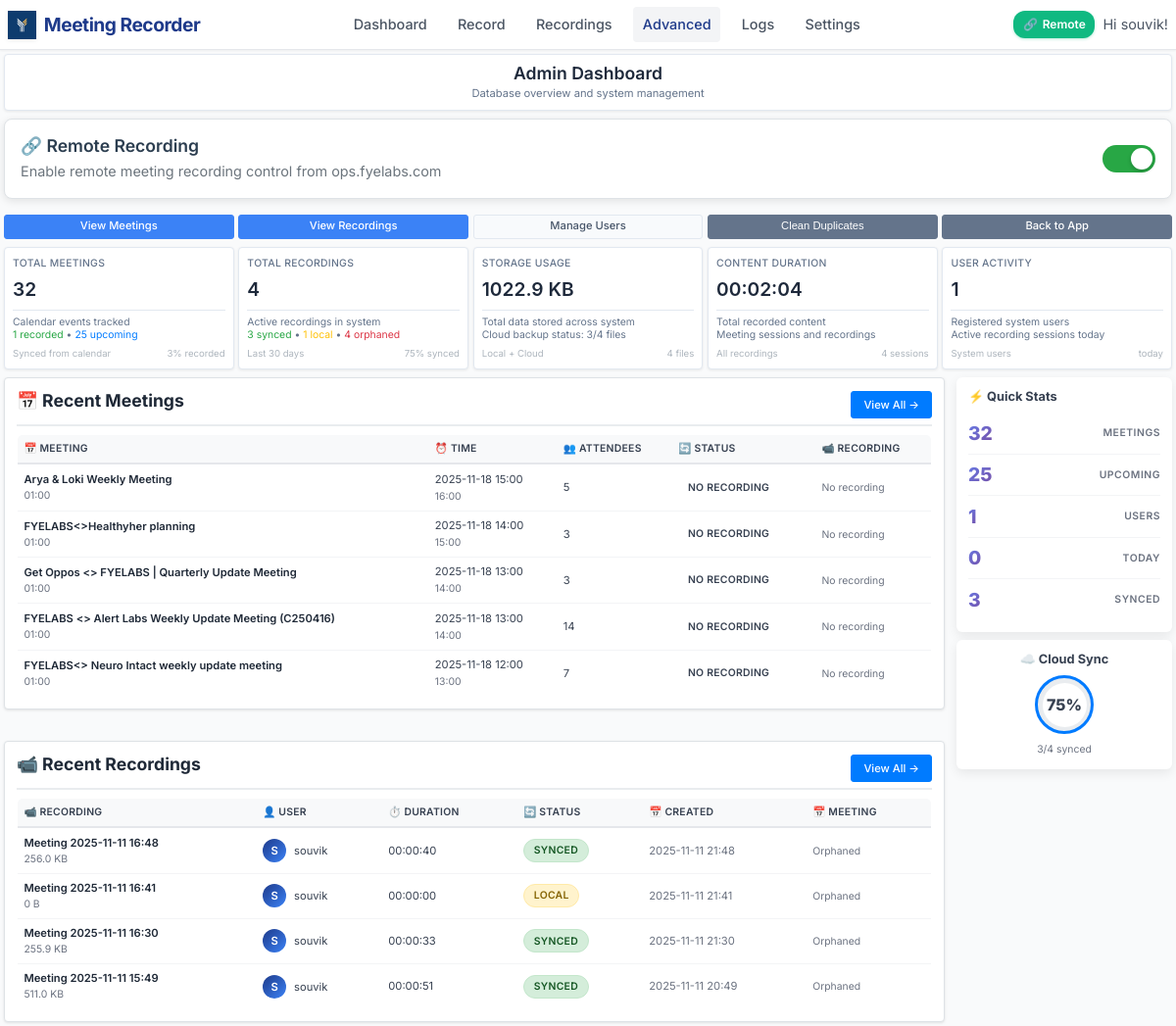
Page /admin (signed in) on the earlier database version.
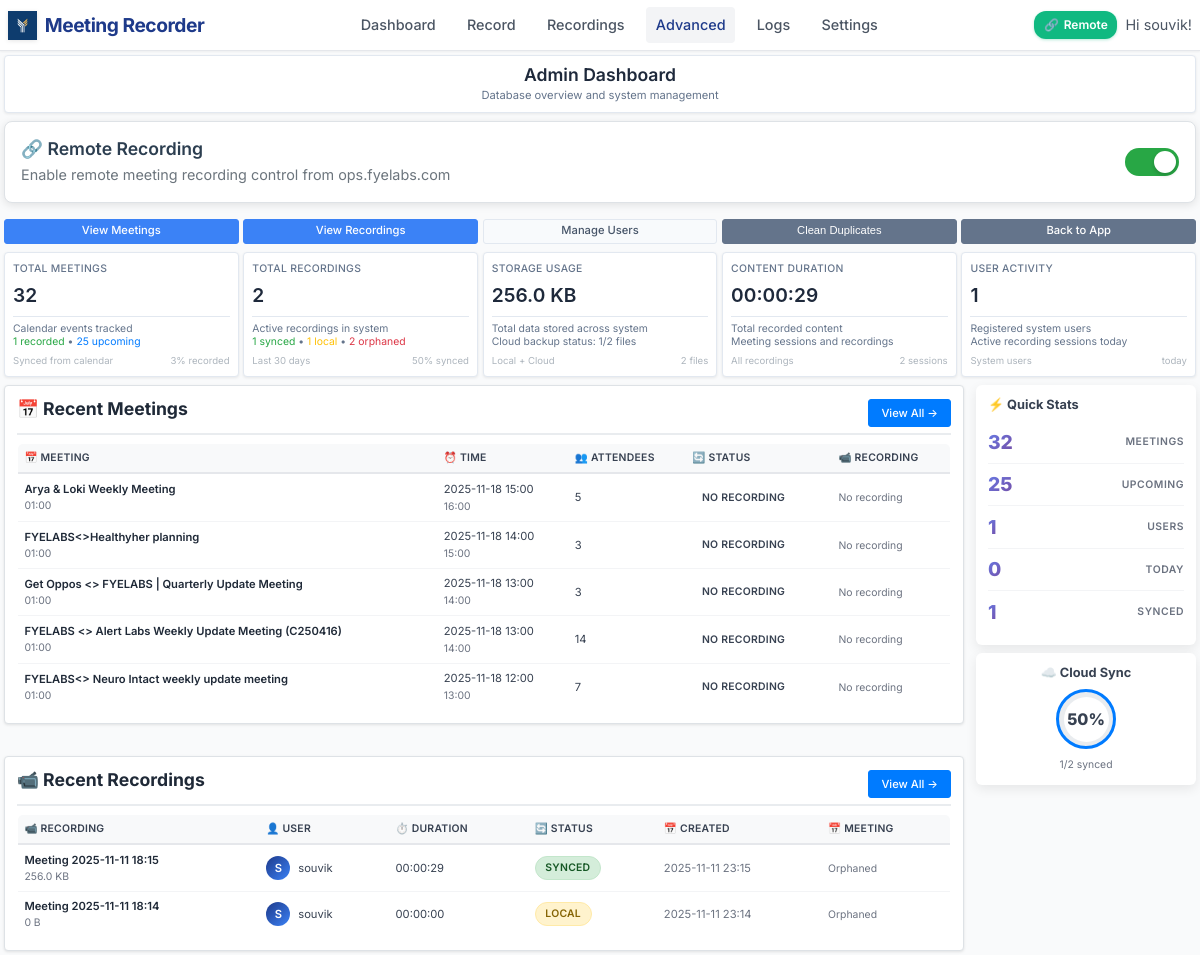
Same page on the later database version.
### models.py (models this page shows, shortened)
class Meeting(db.Model):
    id = db.Column(db.Integer, primary_key=True)
    calendar_event_id = db.Column(db.String(255))  # Original calendar event ID
    subject = db.Column(db.String(500), nullable=False)
    description = db.Column(db.Text)
    location = db.Column(db.String(500))
    web_link = db.Column(db.String(1000))  # Teams meeting link
    start_time = db.Column(db.DateTime, nullable=False)
    end_time = db.Column(db.DateTime, nullable=False)
    duration_minutes = db.Column(db.Integer)
    is_all_day = db.Column(db.Boolean, default=False)
    organizer = db.Column(db.String(255))
    required_attendees = db.Column(db.Text)  # JSON list of email addresses
    optional_attendees = db.Column(db.Text)  # JSON list of email addresses
    attendee_count = db.Column(db.Integer, default=0)
    meeting_type = db.Column(db.String(50), default='teams')  # teams, phone, in-person, other
    is_teams_meeting = db.Column(db.Boolean, default=False)
    is_recurring = db.Column(db.Boolean, default=False)
    recording_status = db.Column(db.String(50), default='none')  # none, scheduled, recorded_local, recorded_synced, excluded
    recording_id = db.Column(db.Integer, db.ForeignKey('recording.id'), nullable=True)  # One-to-one relationship
    recording = db.relationship('Recording', backref=db.backref('meeting', uselist=False), uselist=False)  # One meeting can have 0 or 1 recording
    discovered_at = db.Column(db.DateTime, default=datetime.utcnow)
    last_updated = db.Column(db.DateTime, default=datetime.utcnow, onupdate=datetime.utcnow)
    user_id = db.Column(db.Integer, db.ForeignKey('user.id'), nullable=False)
    is_excluded = db.Column(db.Boolean, default=False)  # User manually excluded from recording
    auto_record = db.Column(db.Boolean, default=True)  # Should this meeting be auto-recorded
    user_excluded = db.Column(db.Boolean, default=False)  # User manually excluded this specific meeting
    exclude_all_series = db.Column(db.Boolean, default=False)  # Exclude all meetings in this recurring series
    series_id = db.Column(db.String(255))  # Recurring series identifier for grouping related meetings
    @property
    def duration_formatted(self):
        if not self.duration_minutes:
            return "00:00"
        hours = self.duration_minutes // 60
        minutes = self.duration_minutes % 60
        if hours > 0:
            return f"{hours:02d}:{minutes:02d}"
        else:
            return f"{minutes:02d}m"
    @property
    def status_display(self):
        status_map = {
            'none': 'No Recording',
            'scheduled': 'Scheduled',
            'recorded_local': 'Recorded (Local)',
            'recorded_synced': 'Recorded & Synced',
            'upload_failed': 'Upload Failed',
            'excluded': 'Excluded'
        }
        return status_map.get(self.recording_status, 'Unknown')
    @property
    def status_class(self):
        class_map = {
            'none': 'status-none',
            'scheduled': 'status-scheduled',
            'recorded_local': 'status-recorded-local',
            'recorded_synced': 'status-recorded-synced',
            'upload_failed': 'status-failed',
            'excluded': 'status-excluded'
        }
        return class_map.get(self.recording_status, 'status-none')

class Recording(db.Model):
    id = db.Column(db.Integer, primary_key=True)
    title = db.Column(db.String(200), nullable=False)
    filename = db.Column(db.String(255), nullable=False)
    file_path = db.Column(db.String(500), nullable=False)
    file_size = db.Column(db.BigInteger, default=0)  # in bytes
    duration = db.Column(db.Integer, default=0)  # in seconds
    created_at = db.Column(db.DateTime, default=datetime.utcnow)
    started_at = db.Column(db.DateTime)
    ended_at = db.Column(db.DateTime)
    monitor_name = db.Column(db.String(200))
    resolution = db.Column(db.String(50))  # e.g., "1920x1080"
    uploaded = db.Column(db.Boolean, default=False)
    upload_url = db.Column(db.String(500))  # Legacy field - kept for compatibility
    video_url = db.Column(db.String(500))
    transcript_url = db.Column(db.String(500))
    thumbnail_url = db.Column(db.String(500))
    upload_status = db.Column(db.String(50), default='pending')  # pending, uploading, completed, failed
    upload_metadata = db.Column(db.Text)  # JSON metadata from upload
    user_id = db.Column(db.Integer, db.ForeignKey('user.id'), nullable=False)
    status = db.Column(db.String(50), default='completed')  # recording, processing, completed, failed

class User(UserMixin, db.Model):
    id = db.Column(db.Integer, primary_key=True)
    username = db.Column(db.String(80), unique=True, nullable=False)
    email = db.Column(db.String(120), unique=True, nullable=False)
    password_hash = db.Column(db.String(128))
    created_at = db.Column(db.DateTime, default=datetime.utcnow)
    is_active = db.Column(db.Boolean, default=True)
    default_monitor = db.Column(db.String(200))  # Default monitor for recordings
    auto_delete_days = db.Column(db.Integer, default=30)  # Auto-delete recordings after N days
    recordings = db.relationship('Recording', backref='user', lazy=True)
    meetings = db.relationship('Meeting', backref='user', lazy=True)

### app.py (the view)
@app.route('/admin')
@login_required
def admin_dashboard():
    try:
        total_recordings = Recording.query.count()
        uploaded_count = Recording.query.filter_by(uploaded=True).count()
        total_size = db.session.query(db.func.sum(Recording.file_size)).scalar() or 0
        total_duration = db.session.query(db.func.sum(Recording.duration)).scalar() or 0
        users_count = User.query.count()
        total_meetings = Meeting.query.count()
        recorded_meetings = Meeting.query.filter(Meeting.recording_status.in_(['recorded_synced', 'recorded_local'])).count()
        upcoming_meetings = Meeting.query.filter(Meeting.start_time > datetime.utcnow()).count()
        orphaned_recordings = Recording.query.filter(~Recording.id.in_(
            db.session.query(Meeting.recording_id).filter(Meeting.recording_id.isnot(None))
        )).count()
        recent_recordings = db.session.query(Recording, User).join(User)\
            .order_by(Recording.created_at.desc()).limit(5).all()
        recent_meetings = Meeting.query.order_by(Meeting.start_time.desc()).limit(5).all()
        upload_stats = db.session.query(Recording.upload_status, db.func.count(Recording.id))\
            .group_by(Recording.upload_status).all()
        upload_counts = {status: count for status, count in upload_stats}
        today = datetime.utcnow().date()
        todays_recordings = Recording.query.filter(
            Recording.created_at >= today,
            Recording.created_at < today + timedelta(days=1)
        ).count()
        stats = {
            'total_recordings': total_recordings,
            'uploaded_count': uploaded_count,
            'local_only': total_recordings - uploaded_count,
            'total_size': format_file_size(total_size),
            'total_duration': format_duration(total_duration),
            'users_count': users_count,
            'upload_percentage': int((uploaded_count / total_recordings * 100)) if total_recordings > 0 else 0,
            'upload_counts': upload_counts,
            'total_meetings': total_meetings,
            'recorded_meetings': recorded_meetings,
            'upcoming_meetings': upcoming_meetings,
            'orphaned_recordings': orphaned_recordings,
            'meeting_recording_percentage': int((recorded_meetings / total_meetings * 100)) if total_meetings > 0 else 0,
            'todays_recordings': todays_recordings,
            'uploaded': uploaded_count,
            'total_users': users_count
        }
        return render_template('admin/dashboard.html',
                             stats=stats,
                             recent_recordings=recent_recordings,
                             recent_meetings=recent_meetings)
    except Exception as e:
        logger.error(f" Advanced dashboard error: {e}")
        return f"Database error: {e}", 500

### templates/admin/dashboard.html (shortened to what the changed rows need)
{% extends "base.html" %}
{% block content %}
<div class="admin-header">
    <div style="text-align: center;">
        <h1>Admin Dashboard</h1>
    </div>
</div>
<div class="stats-grid">
    <div class="stat-card">
        <div class="stat-label">Total Recordings</div>
        <div class="stat-number" data-stat="total_recordings">{{ stats.total_recordings }}</div>
        <div class="stat-details">
            Active recordings in system<br>
            <span style="color: #28a745;">{{ stats.uploaded_count }} synced</span> •
            <span style="color: #ffc107;">{{ stats.local_only }} local</span> •
            <span style="color: #dc3545;">{{ stats.orphaned_recordings }} orphaned</span>
        </div>
        <div class="stat-meta">
            <span>Last 30 days</span>
            <span>{{ stats.upload_percentage }}% synced</span>
        </div>
    </div>
    <div class="stat-card">
        <div class="stat-label">Storage Usage</div>
        <div class="stat-number">{{ stats.total_size }}</div>
        <div class="stat-details">
            Total data stored across system<br>
            Cloud backup status: {{ stats.uploaded_count }}/{{ stats.total_recordings }} files
        </div>
        <div class="stat-meta">
            <span>Local + Cloud</span>
            <span>{{ stats.total_recordings }} files</span>
        </div>
    </div>
    <div class="stat-card">
        <div class="stat-label">Content Duration</div>
        <div class="stat-number">{{ stats.total_duration }}</div>
        <div class="stat-details">
            Total recorded content<br>
            Meeting sessions and recordings
        </div>
        <div class="stat-meta">
            <span>All recordings</span>
            <span>{{ stats.total_recordings }} sessions</span>
        </div>
    </div>
</div>
<div class="dashboard-layout">
    <div class="main-content">
        <div class="recent-section" id="recentMeetingsSection" style="margin-bottom: 2rem;">
            <div class="section-header">
                <h2 class="section-title">📅 Recent Meetings</h2>
            </div>
            {% if recent_meetings %}
            <table class="recordings-table professional-table" id="recentMeetingsTable">
                <thead>
                    <tr>
                        <th>📅 Meeting</th>
                        <th>⏰ Time</th>
                        <th>👥 Attendees</th>
                        <th>🔄 Status</th>
                        <th>📹 Recording</th>
                    </tr>
                </thead>
                <tbody>
                    {% for meeting in recent_meetings %}
                    <tr>
                        <td>
                            <a href="{{ url_for('admin_meeting_detail', meeting_id=meeting.id) }}" class="recording-title meeting-link" data-meeting-id="{{ meeting.id }}">
                                {{ meeting.subject }}
                            </a>
                            <div class="text-muted">{{ meeting.duration_formatted }}</div>
                        </td>
                        <td>
                            {{ meeting.start_time.strftime('%Y-%m-%d %H:%M') }}<br>
                            <span class="text-muted">{{ meeting.end_time.strftime('%H:%M') }}</span>
                        </td>
                        <td>{{ meeting.attendee_count if meeting.attendee_count > 0 else 'N/A' }}</td>
                        <td>
                    <span class="status-badge {{ meeting.status_class }}">{{ meeting.status_display }}</span>
                        </td>
                        <td>
                            {% if meeting.recording %}
                                <a href="{{ url_for('admin_recording_detail', recording_id=meeting.recording.id) }}" class="recording-title recording-link" data-recording-id="{{ meeting.recording.id }}">
                                    📹 View Recording
                                </a>
                            {% else %}
                                <span class="text-muted">No recording</span>
                            {% endif %}
                        </td>
                    </tr>
                    {% endfor %}
                </tbody>
            </table>
            {% endif %}
        </div>
        <div class="recent-section">
            <div class="section-header">
                <h2 class="section-title">📹 Recent Recordings</h2>
            </div>
    {% if recent_recordings %}
    <table class="recordings-table professional-table">
        <thead>
            <tr>
                <th>📹 Recording</th>
                <th>👤 User</th>
                <th>⏱️ Duration</th>
                <th>🔄 Status</th>
                <th>📅 Created</th>
                <th>📅 Meeting</th>
            </tr>
        </thead>
        <tbody>
            {% for recording, user in recent_recordings %}
            <tr>
                <td>
                    <a href="{{ url_for('admin_recording_detail', recording_id=recording.id) }}" class="recording-title">
                        {{ recording.title }}
                    </a>
                    <div class="text-muted">{{ format_file_size(recording.file_size) }}</div>
                </td>
                <td>
                    <span class="user-avatar">{{ user.username[0].upper() }}</span>
                    {{ user.username }}
                </td>
                <td>{{ format_duration(recording.duration) }}</td>
                <td>
                    {% if recording.upload_status == 'completed' and recording.uploaded %}
                        <span class="status-badge status-completed">Synced</span>
                    {% elif recording.upload_status == 'uploading' %}
                        <span class="status-badge status-uploading">Uploading</span>
                    {% elif recording.upload_status == 'failed' %}
                        <span class="status-badge status-failed">Failed</span>
                    {% else %}
                        <span class="status-badge status-pending">Local</span>
                    {% endif %}
                </td>
                <td class="text-muted">
                    {{ recording.created_at.strftime('%Y-%m-%d %H:%M') if recording.created_at else 'N/A' }}
                </td>
                <td>
                    {% if recording.meeting %}
                        <a href="{{ url_for('admin_meeting_detail', meeting_id=recording.meeting.id) }}" class="recording-title">
                            📅 {{ recording.meeting.subject[:30] }}...
                        </a>
                    {% else %}
                        <span class="text-muted">Orphaned</span>
                    {% endif %}
                </td>
            </tr>
            {% endfor %}
        </tbody>
    </table>
    {% else %}
    <div style="text-align: center; padding: 2rem; color: var(--gray-500);">
        <p>📋 No recordings found</p>
    </div>
    {% endif %}
        </div>
    </div>
    <div class="sidebar-content">
        <div class="quick-stats-mini">
            <div class="mini-stat">
                <span class="mini-number">{{ stats.uploaded }}</span>
                <span class="mini-label">Synced</span>
            </div>
        </div>
        <div class="upload-progress-mini">
            <h3 class="mini-title">☁️ Cloud Sync</h3>
            <div class="progress-ring">
                <div class="progress-value">{{ stats.upload_percentage }}%</div>
            </div>
            <p class="progress-text">{{ stats.uploaded_count }}/{{ stats.total_recordings }} synced</p>
        </div>
    </div>
</div>
{% endblock %}

Differences in the rows shown:
removed Recording: title "Meeting 2025-11-11 16:48", file_size "256.0 KB", username "S", username "souvik", duration "00:00:40", upload_status "SYNCED", created_at "2025-11-11 21:48"
removed Recording: title "Meeting 2025-11-11 16:41", file_size "0 B", username "S", username "souvik", duration "00:00:00", upload_status "LOCAL", created_at "2025-11-11 21:41"
removed Recording: title "Meeting 2025-11-11 16:30", file_size "255.9 KB", username "S", username "souvik", duration "00:00:33", upload_status "SYNCED", created_at "2025-11-11 21:30"
removed Recording: title "Meeting 2025-11-11 15:49", file_size "511.0 KB", username "S", username "souvik", duration "00:00:51", upload_status "SYNCED", created_at "2025-11-11 20:49"
added Recording: title "Meeting 2025-11-11 18:15", file_size "256.0 KB", username "S", username "souvik", duration "00:00:29", upload_status "SYNCED", created_at "2025-11-11 23:15"
added Recording: title "Meeting 2025-11-11 18:14", file_size "0 B", username "S", username "souvik", duration "00:00:00", upload_status "LOCAL", created_at "2025-11-11 23:14"
Other differences:
{{ stats.total_recordings }}: "4" → "2"
{{ stats.uploaded_count }}: "3" → "1"
{{ stats.orphaned_recordings }}: "4" → "2"
{{ stats.upload_percentage }}: "75" → "50"
{{ stats.total_size }}: "1022.9 KB" → "256.0 KB"
{{ stats.total_duration }}: "00:02:04" → "00:00:29"
{{ stats.uploaded }}: "3" → "1"
